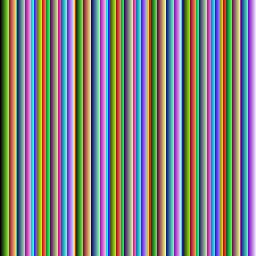
#> input picture tests/fixtures/async-progressive.jpg, 256 x 256 px
$ python pack_banner_icon.py ../tests/fixtures/async-progressive.jpg out.png
#> lines starting #> are read from the running program, lines starting #| are printed output that depends on the picture
#!/usr/bin/env python3
"""Export approved artwork as a 32x32 DS banner icon with 15 opaque colors."""

import argparse
from pathlib import Path

from PIL import Image


def pack_icon(source: Path, output: Path) -> None:
    with Image.open(source) as artwork:
#> artwork is the input picture: PIL image 256x256 RGB; mean R, G, B 127.5, 127.5, 127.6
        icon = artwork.convert("RGBA")
    if icon.width != icon.height:
        raise ValueError("Banner artwork must be square")
    # Ignore faint export noise outside the tile when removing transparent padding.
    bounds = icon.getchannel("A").point(lambda alpha: 255 if alpha >= 128 else 0).getbbox()
#> bounds = (0, 0, 256, 256)
    if bounds is None:
        raise ValueError("Banner artwork has no visible pixels")
    icon = icon.crop(bounds).resize((32, 32), Image.Resampling.LANCZOS)
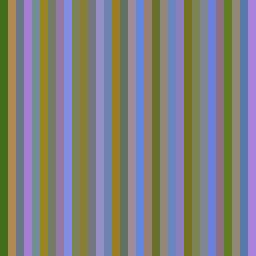
#> icon: PIL image 32x32 RGBA (shown 8 times larger); mean R, G, B, A 127.4, 127.6, 127.6, 255
    # DS banners reserve palette index zero for fully transparent pixels.
    # Quantize without dithering so tiny details do not become isolated noise.
#> (the run stopped early here; a loop or call above may not have finished)
